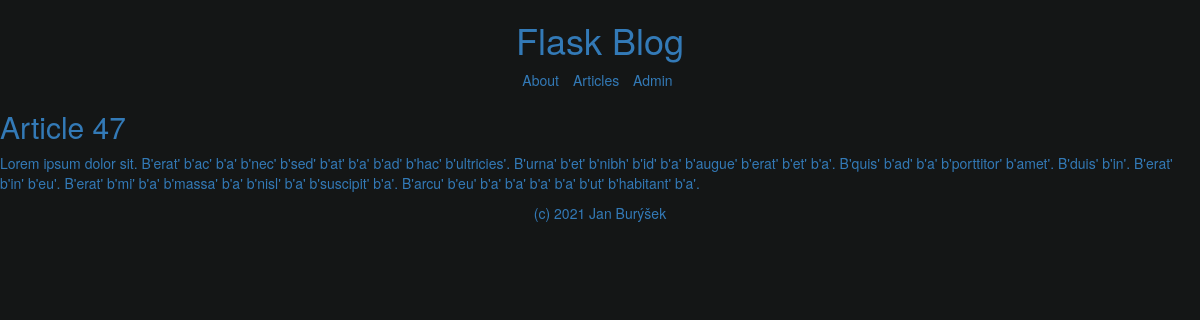
Screenshot of /articles/47/ with the database file from the repository.
### mdblog/models.py (models this page shows)
class Article(db.Model):
    id = db.Column(db.Integer, primary_key=True)
    title = db.Column(db.String)
    content = db.Column(db.String)

### mdblog/app.py (the view)
@flask_app.route("/articles/<int:art_id>/")
def view_article(art_id):
    article = Article.query.filter_by(id=art_id).first()
    if article:
        return render_template("article.jinja", article=article)
    return render_template("article_not_found.jinja", art_id=art_id)

### mdblog/templates/article.jinja (shortened to what this page needs)
{% extends "_main.jinja" %}
{% block main %}
    <h2> {{ article.title }} </h2>
    <p> {{ article.content }} </p>
{% endblock %}

### mdblog/templates/_main.jinja (style rules this page uses)
body { background-color: #141616; }

### rows the page displays
Article: title "Article 47", content "Lorem ipsum dolor sit. B'erat' b'ac' b'a' b'nec' b'sed' b'at' b'a' b'ad' b'hac' b'ultricies'. B'urna' b'et' b'nibh' b'id' b'a' b'augue' b'erat' b'et' b'a'. B'quis' b'ad' b'a' b'porttitor' b'amet'. B'duis' b'in'. B'erat' b'in' b'eu'. B'erat' b'mi' b'a' b'massa' b'a' b'nisl' b'a' b'suscipit' b'a'. B'arcu' b'eu' b'a' b'a' b'a' b'a' b'ut' b'habitant' b'a'."
